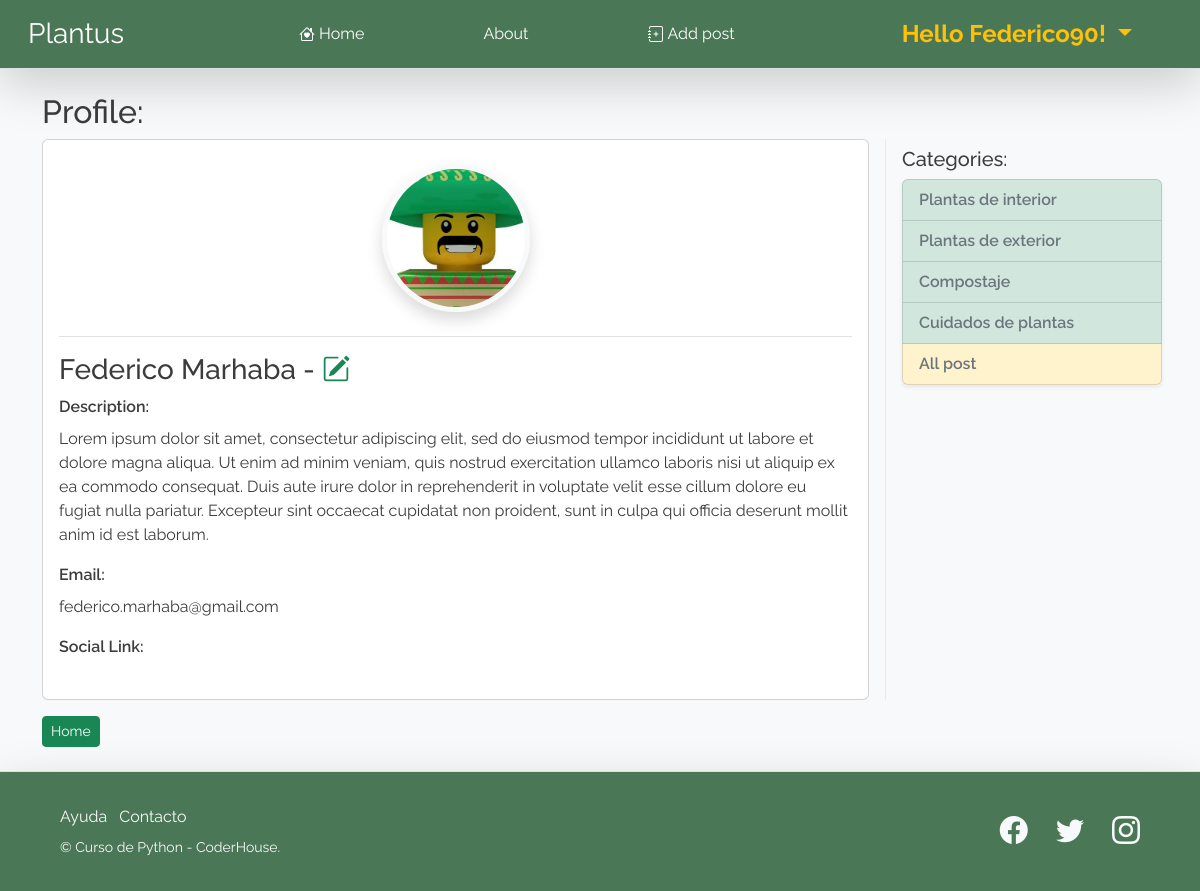
/members/user_profile/4/ (signed in), run on the app's committed database.
### blog/models.py (models this page shows, shortened)
class Profile (models.Model):
    user            = models.OneToOneField(User, null=True, on_delete = models.CASCADE)
    description     = models.TextField()
    avatar          = models.ImageField(upload_to='avatars', null=True, blank=True)
    instagram_url   = models.CharField(max_length=256,null=True, blank=True)
    facebook_url    = models.CharField(max_length=256,null=True, blank=True)

class Category (models.Model):
    name = models.CharField(max_length=255)
    def __str__(self):
        return self.name

### plantus_members/views.py (the view)
# urls.py: path('user_profile/<int:pk>/', UserProfileView.as_view(template_name='user_details.html'), name="user_profile"),
class UserProfileView (LoginRequiredMixin, DetailView):
    model           = Profile
    template_name   = "user_details.html"
    def get_context_data(self, *args, **kwargs):
        category_menu = Category.objects.all()
        page_user = get_object_or_404(Profile, id=self.kwargs['pk'])
        context = super(UserProfileView, self).get_context_data(*args, **kwargs)
        context['category_menu'] = category_menu
        context['page_user'] = page_user
        return context

### plantus_members/templates/user_details.html (shortened to what this page needs)
{% extends "base.html" %}
{% load static %}
{% block blog_base %}
<div>
    <h2>
        Profile:
    </h2>
    <div class='row'>
        <div class='col-lg-9 pe-3 '>
            <div class="card">
                <div class="card-body mb-0">
                    <div class=" d-flex justify-content-center pt-2 pb-4 w-100">
                        {% if page_user.avatar.url %}
                        <img src="{{page_user.avatar.url}}" class="img-fluid rounded-circle border border-5 border-light shadow" style="max-width:148px;max-width:148px;"alt="post.author">
                        {% else %}
                        <img src="{% static 'assets/1.jpg' %}" class="img-fluid rounded-circle border border-5 border-light shadow" style="max-width:148px;max-width:148px;"alt="post.author">
                        {% endif %}
                      </div>
                      <div class='border-top pt-3'>
                        <h3>
                            {{page_user.user.first_name}} {{page_user.user.last_name}}
                            {% if page_user.user.id == user.id %}
                                <span> - <a class='text-success text-decoration-none' href="{% url 'update_profile' %}"><i class="bi bi-pencil-square"></i></a></span>
                            {% endif %}
                        </h3>
                        <p class='card-title'>
                            Description:
                        </p>
                        <p class=' fs-6 fw-normal'>
                            {{page_user.description}}
                        </p>
                        <p class='card-title'>
                            Email:
                        </p>
                        <p class=' fs-6 fw-normal'>
                            {{page_user.user.email}}
                        </p>
                        <div class="gap-3">
                            <p class='card-title'>
                                Social Link:
                            </p>
                        </div>
                      </div>
                </div>
              </div>
        </div>
        <div class='d-none d-lg-block col-lg-3 ps-3 border-start border-success p-2 border-opacity-10'>
            <h5> Categories:</h5>
            <ul class="list-group shadow-sm">
                {% for cat in category_menu %}
                    <li class="list-group-item list-group-item-success">
                        <a class='text-decoration-none text-secondary fs-6' href="{% url 'category' cat|slugify %}">
                            {{cat}}
                        </a>
                    </li>
                {% endfor %}
                    <li class="list-group-item list-group-item-warning">
                        <a class='text-decoration-none text-secondary fs-6' href="{% url 'home' %}">
                            All post
                        </a>
                    </li>
            </ul>
        </div>
    </div>
    <a class='btn btn-success btn-sm mt-3' href="{% url 'home' %}">
        Home
    </a>
</div>
{% endblock blog_base %}

### blog/templates/base.html (shortened to what this page needs)
{% load static %}
<!DOCTYPE html>
<html lang="en">
<head>
    <link href="https://unpkg.com/aos@2.3.1/dist/aos.css" rel="stylesheet">
    <link rel="stylesheet" href="https://cdn.jsdelivr.net/npm/bootstrap-icons@1.7.1/font/bootstrap-icons.css">
    <link href="https://cdn.jsdelivr.net/npm/bootstrap@5.2.0/dist/css/bootstrap.min.css" rel="stylesheet">
    <link rel="stylesheet" href="{% static 'css/custom-styles.css' %}">
</head>
<body class='bg-light'>
    <nav class="navbar navbar-expand-lg navbar-dark bg-dark border-bottom shadow-lg">
        <div class="container-fluid">
          <a class="navbar-brand ps-3 fs-3" href="{% url 'home' %}">Plantus</a>
          <div class="collapse navbar-collapse  w-100" id="navbarSupportedContent">
            <ul class="navbar-nav me-auto mb-2 mb-lg-0 w-100 px-5 justify-content-evenly fs-6">
                <li class="nav-item">
                    <a class="nav-link active d-flex align-items-center gap-1" aria-current="page" href="{% url 'home' %}">
                         Home
                    </a>
                </li>
                <li class="nav-item"><a class="nav-link active" href="#">About</a></li>
            {% if  user.is_authenticated %}
                <li class="nav-item">
                    <a class="nav-link d-flex align-items-center gap-1 active" href="{% url 'post_add' %}">
                        Add post
                    </a>
                </li>
            {% endif %}
            </ul>
            {% if  user.is_authenticated %}
            <ul class="navbar-nav me-auto mb-2 mb-lg-0 pe-5">
                    <li class="nav-item dropdown fs-4 fw-normal">
                        <a class="nav-link dropdown-toggle text-warning fw-bold" href="#" role="button" data-bs-toggle="dropdown" aria-expanded="false">
                            Hello {{user}}!
                        </a>
                    </li>
            </ul>
            {% else %}
            <ul class="navbar-nav me-auto mb-2 mb-lg-0 pe-5 fs-4 fw-normal">
                <li class="nav-item"><a class="nav-link text-warning fw-bold" href="{% url 'login' %}">Login</a></li>
            </ul>
            {% endif %}
          </div>
        </div>
    </nav>
    <main class="container pt-4 pb-4">
        {% block blog_base %}
        {% endblock blog_base %}
    </main>
    <footer class="footer bg-dark navbar-dark border-top shadow-lg px-5">
        <div class="container-fluid">
            <div class="row">
                <div class="col-lg-6 h-100 text-center text-lg-start my-auto">
                    <ul class="list-inline mb-2 text-light">
                        <li class="list-inline-item">
                            <a class="nav-link " href="#!">Ayuda</a>
                        </li>
                        <li class="list-inline-item">
                            <a class="nav-link" href="#!">Contacto</a>
                        </li>
                    </ul>
                    <p class="small mb-4 mb-lg-0 text-light">&copy; Curso de Python - CoderHouse.</p>
                </div>
                <div class="col-lg-6 h-100 text-center text-lg-end my-auto">
                    <ul class="list-inline mb-0 text-light">
                        <li class="list-inline-item me-4">
                            <a class="nav-link" href="#!"><i class="bi-facebook fs-3"></i></a>
                        </li>
                        <li class="list-inline-item me-4">
                            <a class="nav-link" href="#!"><i class="bi-twitter fs-3"></i></a>
                        </li>
                        <li class="list-inline-item">
                            <a class="nav-link" href="https://www.instagram.com/espndeportes/?hl=es"><i class="bi-instagram fs-3"></i></a>
                        </li>
                    </ul>
                </div>
            </div>
        </div>
    </footer>
</body>
</html>

### blog/static/css/custom-styles.css (style rules this page uses)
:root { --bs-font-sans-serif: 'Raleway', sans-serif; --bs-body-font-family: var(--bs-font-sans-serif); }
body { color:rgb(60, 60, 60) }
.bg-dark { background-color: #4A7856 !important; }
.text-warning { color: #FAA025; }
.navbar { min-height: 5vh; }
main { min-height: 80vh; font-weight: 600; }
.footer { display: flex; align-items: center; min-height: 15vh; }

### data on the page
Profile: avatar (picture), user.first_name "Federico", user.last_name "Marhaba", description "Lorem ipsum dolor sit amet, consectetur adipiscing elit, sed do eiusmod tempor incididunt ut labore et dolore magna aliqua. Ut enim ad minim veniam, quis nostrud exercitation ullamco laboris nisi ut aliquip ex ea commodo consequat. Duis aute irure dolor in reprehenderit in voluptate velit esse cillum dolore eu fugiat nulla pariatur. Excepteur sint occaecat cupidatat non proident, sunt in culpa qui officia deserunt mollit anim id est laborum.", user.email "federico.marhaba@gmail.com"
Category: name "Plantas de interior"
Category: name "Plantas de exterior"
Category: name "Compostaje"
Category: name "Cuidados de plantas"

### other printed values
{{ user }} "Federico90"
